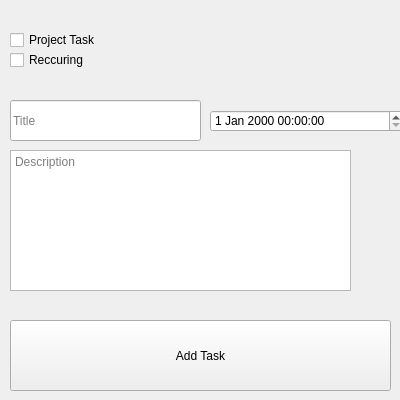
<?xml version="1.0" encoding="UTF-8"?>
<ui version="4.0">
 <class>NewTaskWindow</class>
 <widget class="QWidget" name="NewTaskWindow">
  <property name="geometry">
   <rect>
    <x>0</x>
    <y>0</y>
    <width>400</width>
    <height>400</height>
   </rect>
  </property>
  <property name="windowTitle">
   <string>Add Task</string>
  </property>
  <widget class="QPushButton" name="ConfirmAddTask">
   <property name="geometry">
    <rect>
     <x>10</x>
     <y>320</y>
     <width>381</width>
     <height>71</height>
    </rect>
   </property>
   <property name="text">
    <string>Add Task</string>
   </property>
  </widget>
  <widget class="QCheckBox" name="ProjectTask">
   <property name="geometry">
    <rect>
     <x>10</x>
     <y>30</y>
     <width>91</width>
     <height>20</height>
    </rect>
   </property>
   <property name="text">
    <string>Project Task</string>
   </property>
  </widget>
  <widget class="QLineEdit" name="TaskTitle">
   <property name="geometry">
    <rect>
     <x>10</x>
     <y>100</y>
     <width>191</width>
     <height>41</height>
    </rect>
   </property>
   <property name="placeholderText">
    <string>Title</string>
   </property>
  </widget>
  <widget class="QTextEdit" name="TaskDescription">
   <property name="geometry">
    <rect>
     <x>10</x>
     <y>150</y>
     <width>341</width>
     <height>141</height>
    </rect>
   </property>
   <property name="toolTip">
    <string>Description</string>
   </property>
   <property name="placeholderText">
    <string>Description</string>
   </property>
  </widget>
  <widget class="QCheckBox" name="ReccuringTask">
   <property name="geometry">
    <rect>
     <x>10</x>
     <y>50</y>
     <width>79</width>
     <height>20</height>
    </rect>
   </property>
   <property name="text">
    <string>Reccuring</string>
   </property>
  </widget>
  <widget class="QDateTimeEdit" name="Deadline">
   <property name="geometry">
    <rect>
     <x>210</x>
     <y>110</y>
     <width>194</width>
     <height>22</height>
    </rect>
   </property>
   <property name="toolTip">
    <string>Deadline</string>
   </property>
  </widget>
 </widget>
 <resources/>
 <connections/>
</ui>
